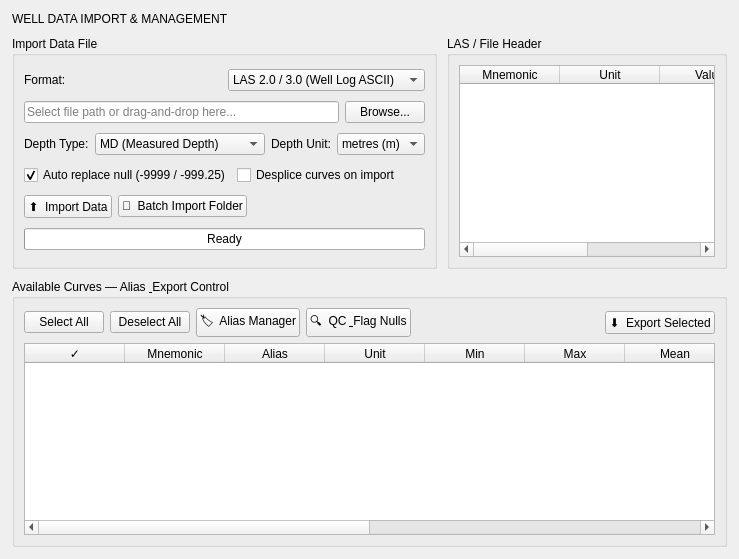
          <widget class="QWidget" name="tabImport">
           <attribute name="title">
            <string>📂  Data Import</string>
           </attribute>
           <layout class="QVBoxLayout" name="importLayout">
            <property name="spacing">
             <number>10</number>
            </property>
            <property name="leftMargin">
             <number>12</number>
            </property>
            <property name="topMargin">
             <number>12</number>
            </property>
            <property name="rightMargin">
             <number>12</number>
            </property>
            <property name="bottomMargin">
             <number>12</number>
            </property>
            <item>
             <widget class="QLabel" name="lblSectionHeader">
              <property name="text">
               <string>WELL DATA IMPORT &amp; MANAGEMENT</string>
              </property>
             </widget>
            </item>
            <item>
             <layout class="QHBoxLayout" name="importTopLayout">
              <item>
               <widget class="QGroupBox" name="grpImportFile">
                <property name="title">
                 <string>Import Data File</string>
                </property>
                <layout class="QVBoxLayout" name="importFileLayout">
                 <item>
                  <layout class="QHBoxLayout">
                   <item>
                    <widget class="QLabel" name="label">
                     <property name="text">
                      <string>Format:</string>
                     </property>
                    </widget>
                   </item>
                   <item>
                    <widget class="QComboBox" name="comboImportFormat">
                     <item>
                      <property name="text">
                       <string>LAS 2.0 / 3.0 (Well Log ASCII)</string>
                      </property>
                     </item>
                     <item>
                      <property name="text">
                       <string>DLIS (Digital Log Interchange)</string>
                      </property>
                     </item>
                     <item>
                      <property name="text">
                       <string>CSV / Tab-Delimited</string>
                      </property>
                     </item>
                     <item>
                      <property name="text">
                       <string>Excel (.xlsx / .xls)</string>
                      </property>
                     </item>
                     <item>
                      <property name="text">
                       <string>Petrel ASCII</string>
                      </property>
                     </item>
                     <item>
                      <property name="text">
                       <string>WITSML (XML)</string>
                      </property>
                     </item>
                     <item>
                      <property name="text">
                       <string>SEG-Y (Seismic Integration)</string>
                      </property>
                     </item>
                     <item>
                      <property name="text">
                       <string>Core Plug Data (CSV)</string>
                      </property>
                     </item>
                     <item>
                      <property name="text">
                       <string>Formation Tops (CSV)</string>
                      </property>
                     </item>
                     <item>
                      <property name="text">
                       <string>Fluid Sample Report (CSV)</string>
                      </property>
                     </item>
                    </widget>
                   </item>
                  </layout>
                 </item>
                 <item>
                  <layout class="QHBoxLayout">
                   <item>
                    <widget class="QLineEdit" name="lineEditFilePath">
                     <property name="readOnly">
                      <bool>false</bool>
                     </property>
                     <property name="placeholderText">
                      <string>Select file path or drag-and-drop here...</string>
                     </property>
                    </widget>
                   </item>
                   <item>
                    <widget class="QPushButton" name="btnBrowseFile">
                     <property name="text">
                      <string>Browse...</string>
                     </property>
                    </widget>
                   </item>
                  </layout>
                 </item>
                 <item>
                  <layout class="QHBoxLayout">
                   <item>
                    <widget class="QLabel" name="label">
                     <property name="text">
                      <string>Depth Type:</string>
                     </property>
                    </widget>
                   </item>
                   <item>
                    <widget class="QComboBox" name="comboDepthType">
                     <item>
                      <property name="text">
                       <string>MD (Measured Depth)</string>
                      </property>
                     </item>
                     <item>
                      <property name="text">
                       <string>TVD (True Vertical Depth)</string>
                      </property>
                     </item>
                     <item>
                      <property name="text">
                       <string>TVDSS (Sub-Sea)</string>
                      </property>
                     </item>
                    </widget>
                   </item>
                   <item>
                    <widget class="QLabel" name="label">
                     <property name="text">
                      <string>Depth Unit:</string>
                     </property>
                    </widget>
                   </item>
                   <item>
                    <widget class="QComboBox" name="comboDepthUnit">
                     <item>
                      <property name="text">
                       <string>metres (m)</string>
                      </property>
                     </item>
                     <item>
                      <property name="text">
                       <string>feet (ft)</string>
                      </property>
                     </item>
                    </widget>
                   </item>
                  </layout>
                 </item>
                 <item>
                  <layout class="QHBoxLayout">
                   <item>
                    <widget class="QCheckBox" name="chkNullReplace">
                     <property name="text">
                      <string>Auto replace null (-9999 / -999.25)</string>
                     </property>
                     <property name="checked">
                      <bool>true</bool>
                     </property>
                    </widget>
                   </item>
                   <item>
                    <widget class="QCheckBox" name="chkDepthDesplice">
                     <property name="text">
                      <string>Desplice curves on import</string>
                     </property>
                    </widget>
                   </item>
                  </layout>
                 </item>
                 <item>
                  <layout class="QHBoxLayout">
                   <item>
                    <widget class="QPushButton" name="btnImport">
                     <property name="text">
                      <string>⬆  Import Data</string>
                     </property>
                    </widget>
                   </item>
                   <item>
                    <widget class="QPushButton" name="btnBatchImport">
                     <property name="text">
                      <string>📁  Batch Import Folder</string>
                     </property>
                    </widget>
                   </item>
                   <item>
                    <spacer>
                     <property name="orientation">
                      <enum>Qt::Horizontal</enum>
                     </property>
                     <property name="sizeHint" stdset="0">
                      <size>
                       <width>0</width>
                       <height>0</height>
                      </size>
                     </property>
                    </spacer>
                   </item>
                  </layout>
                 </item>
                 <item>
                  <widget class="QProgressBar" name="progressImport">
                   <property name="value">
                    <number>0</number>
                   </property>
                   <property name="textVisible">
                    <bool>true</bool>
                   </property>
                   <property name="format">
                    <string>Ready</string>
                   </property>
                  </widget>
                 </item>
                </layout>
               </widget>
              </item>
              <item>
               <widget class="QGroupBox" name="grpLASHeader">
                <property name="title">
                 <string>LAS / File Header</string>
                </property>
                <layout class="QVBoxLayout">
                 <item>
                  <widget class="QTableWidget" name="tableHeaderInfo">
                   <property name="editTriggers">
                    <set>QAbstractItemView::NoEditTriggers</set>
                   </property>
                   <property name="alternatingRowColors">
                    <bool>true</bool>
                   </property>
                   <column>
                    <property name="text">
                     <string>Mnemonic</string>
                    </property>
                   </column>
                   <column>
                    <property name="text">
                     <string>Unit</string>
                    </property>
                   </column>
                   <column>
                    <property name="text">
                     <string>Value</string>
                    </property>
                   </column>
                   <column>
                    <property name="text">
                     <string>Description</string>
                    </property>
                   </column>
                  </widget>
                 </item>
                </layout>
               </widget>
              </item>
             </layout>
            </item>
            <item>
             <widget class="QGroupBox" name="grpCurveList">
              <property name="title">
               <string>Available Curves — Alias &amp; Export Control</string>
              </property>
              <layout class="QVBoxLayout">
               <item>
                <layout class="QHBoxLayout">
                 <item>
                  <widget class="QPushButton" name="btnSelectAll">
                   <property name="text">
                    <string>Select All</string>
                   </property>
                  </widget>
                 </item>
                 <item>
                  <widget class="QPushButton" name="btnDeselectAll">
                   <property name="text">
                    <string>Deselect All</string>
                   </property>
                  </widget>
                 </item>
                 <item>
                  <widget class="QPushButton" name="btnAliasManager">
                   <property name="text">
                    <string>🏷  Alias Manager</string>
                   </property>
                  </widget>
                 </item>
                 <item>
                  <widget class="QPushButton" name="btnQCCurves">
                   <property name="text">
                    <string>🔍  QC &amp; Flag Nulls</string>
                   </property>
                  </widget>
                 </item>
                 <item>
                  <spacer>
                   <property name="orientation">
                    <enum>Qt::Horizontal</enum>
                   </property>
                   <property name="sizeHint" stdset="0">
                    <size>
                     <width>0</width>
                     <height>0</height>
                    </size>
                   </property>
                  </spacer>
                 </item>
                 <item>
                  <widget class="QPushButton" name="btnExport">
                   <property name="text">
                    <string>⬇  Export Selected</string>
                   </property>
                  </widget>
                 </item>
                </layout>
               </item>
               <item>
                <widget class="QTableWidget" name="tableCurveList">
                 <property name="contextMenuPolicy">
                  <enum>Qt::CustomContextMenu</enum>
                 </property>
                 <property name="alternatingRowColors">
                  <bool>true</bool>
                 </property>
                 <property name="selectionMode">
                  <enum>QAbstractItemView::ExtendedSelection</enum>
                 </property>
                 <property name="sortingEnabled">
                  <bool>true</bool>
                 </property>
                 <column>
                  <property name="text">
                   <string>✓</string>
                  </property>
                 </column>
                 <column>
                  <property name="text">
                   <string>Mnemonic</string>
                  </property>
                 </column>
                 <column>
                  <property name="text">
                   <string>Alias</string>
                  </property>
                 </column>
                 <column>
                  <property name="text">
                   <string>Unit</string>
                  </property>
                 </column>
                 <column>
                  <property name="text">
                   <string>Min</string>
                  </property>
                 </column>
                 <column>
                  <property name="text">
                   <string>Max</string>
                  </property>
                 </column>
                 <column>
                  <property name="text">
                   <string>Mean</string>
                  </property>
                 </column>
                 <column>
                  <property name="text">
                   <string>StdDev</string>
                  </property>
                 </column>
                 <column>
                  <property name="text">
                   <string>Null %</string>
                  </property>
                 </column>
                 <column>
                  <property name="text">
                   <string>Depth From</string>
                  </property>
                 </column>
                 <column>
                  <property name="text">
                   <string>Depth To</string>
                  </property>
                 </column>
                 <column>
                  <property name="text">
                   <string>Type</string>
                  </property>
                 </column>
                </widget>
               </item>
              </layout>
             </widget>
            </item>
           </layout>
          </widget>
